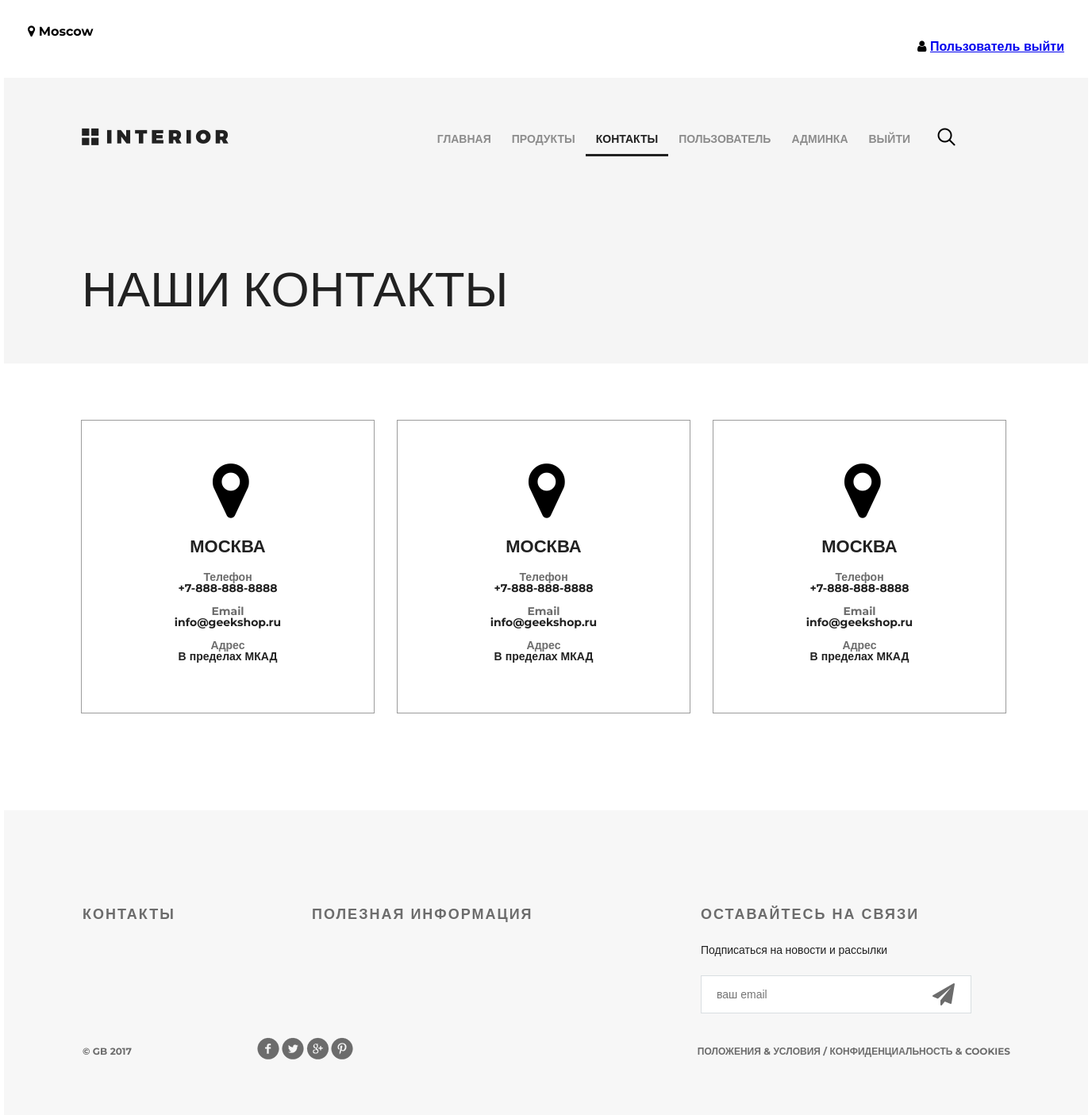
Before: /contact/ (signed in) with the older database file.
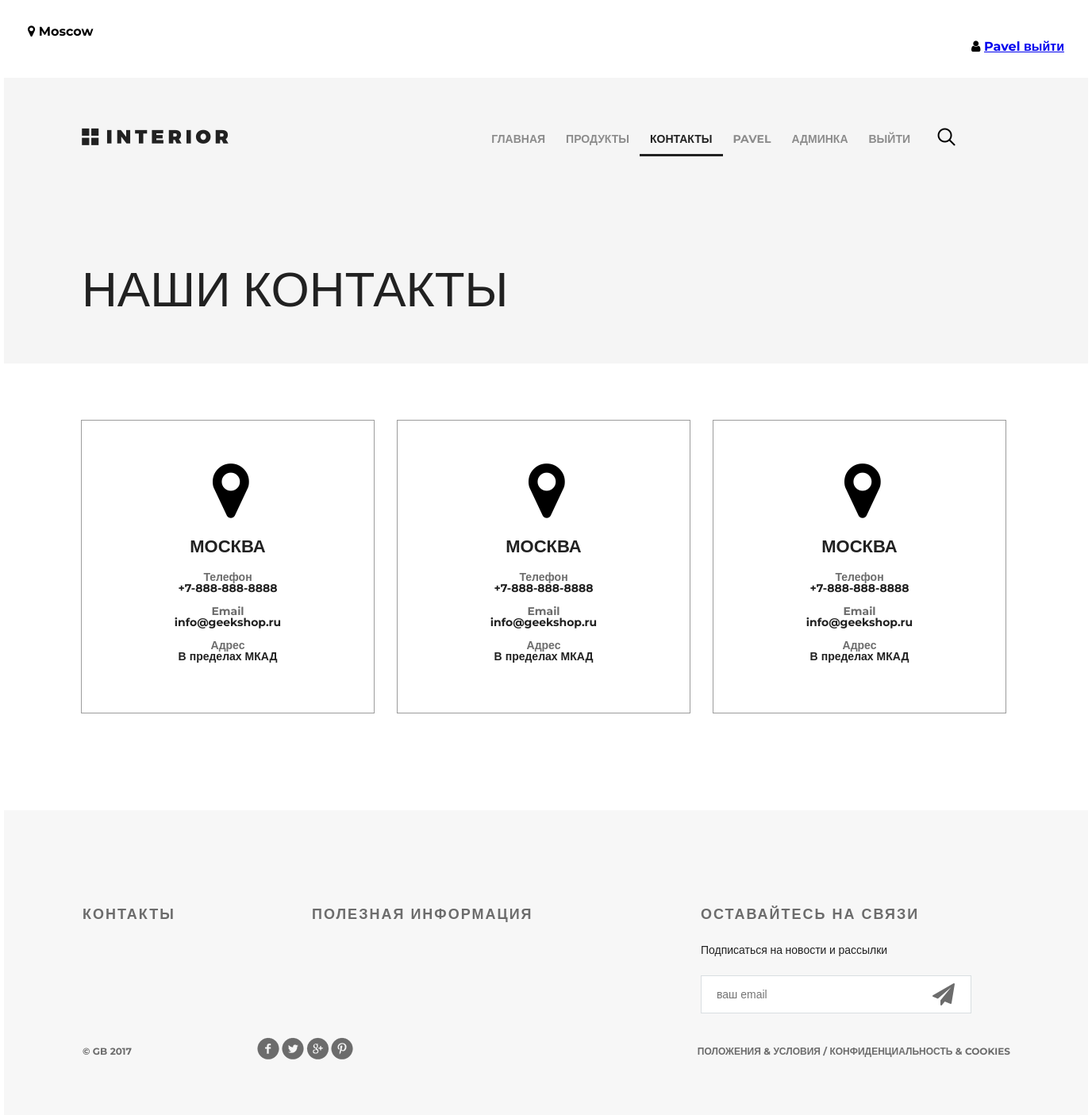
After: the same page with the newer database file.
### authapp/models.py (models this page shows)
class ShopUser(AbstractUser):
    avatar = models.ImageField(upload_to='users_avatars', blank=True)
    age = models.PositiveIntegerField(verbose_name='возраст')

### mainapp/views.py (the view)
# urls.py: path('contact/', contact, name="contact"),
def contact(request):
    content = {
        'title': 'Контакты',
        'main_menu': main_menu,
        'user_info': user,
    }
    return render(request, 'mainapp/contact.html', content)

### mainapp/templates/mainapp/contact.html (shortened to what this page needs)
{% extends 'mainapp/base.html' %}
{% load static %}
	{% block menu %}
		<div class="hero">
			<div class="header clearfix">
				<a href="index.html" class="logo"></a>
				{% include 'includes/main_menu.html' %}
				<a href="#" class="search"></a>
                <a href="#" class="basket"></a>
			</div>
			<h1>наши контакты</h1>
		</div>
	{% endblock %}
	{% block content %}
		<div class="location">
			<div class="location-1">
				<i class="fa fa-map-marker fa-5x"></i>
				<h4>Москва</h4>
				<div class="contacts">
					<h5>Телефон</h5>
					<p>+7-888-888-8888</p>
				</div>
				<div class="contacts">
					<h5>Email</h5>
					<p>info@geekshop.ru</p>
				</div>
				<div class="contacts">
					<h5>Адрес</h5>
					<p>В пределах МКАД</p>
				</div>
			</div>
			<div class="location-1">
				<i class="fa fa-map-marker fa-5x"></i>
				<h4>Москва</h4>
				<div class="contacts">
					<h5>Телефон</h5>
					<p>+7-888-888-8888</p>
				</div>
				<div class="contacts">
					<h5>Email</h5>
					<p>info@geekshop.ru</p>
				</div>
				<div class="contacts">
					<h5>Адрес</h5>
					<p>В пределах МКАД</p>
				</div>
			</div>
			<div class="location-1">
				<i class="fa fa-map-marker fa-5x"></i>
				<h4>Москва</h4>
				<div class="contacts">
					<h5>Телефон</h5>
					<p>+7-888-888-8888</p>
				</div>
				<div class="contacts">
					<h5>Email</h5>
					<p>info@geekshop.ru</p>
				</div>
				<div class="contacts">
					<h5>Адрес</h5>
					<p>В пределах МКАД</p>
				</div>
			</div>
		</div>
		<div class="clr"></div>
	{% endblock %}

### mainapp/templates/mainapp/base.html (shortened to what this page needs)
<!DOCTYPE html>
{% load static %}
<html>
<head>
   {% block css %}
        <link rel="stylesheet" type="text/css" href="{% static 'style.css' %}">
        <link rel="stylesheet" href="{% static 'fonts/font-awesome/css/font-awesome.css' %}">
    {% endblock %}
</head>
<body>
    <div class="container">
       <div class="info">
           <div align="left">
              <i class="fa fa-map-marker" aria-hidden="true"></i><b> {{ user_info.city }}</b>
           </div>
           <div align="right" class = "user_status">
              <i class="fa fa-user" aria-hidden="true"></i><b>
                               {% if user.is_authenticated %}
                                     <a href="{% url 'auth:edit' %}">
                                {{ user.first_name|default:'Пользователь' }}
                                     </a>
                                {% endif %}
                                {% if user.is_authenticated %}
                                    <a href="{% url 'auth:logout' %}">выйти</a>
                                {% else %}
                                    <a href="{% url 'auth:login' %}">войти</a>
                                    <i class="fa fa-star" aria-hidden="true"></i>
                                    <a href="{% url 'auth:register' %}" class="btn btn-primary"> регистрация</a>
                                {% endif %}
           </b>
           </div>
       </div>
        {% block menu %}
        {% endblock %}
        {% block content %}
        {% endblock %}
    </div>
    <div class="footer">
        <div class="clearfix">
            <div class="text-footer">
                <h3>контакты</h3>
            </div>
            <div class="text-footer">
                <h3>полезная информация</h3>
            </div>
            <div class="text-footer clearfix">
                <h3>Оставайтесь на связи</h3>
                <p>Подписаться на новости и рассылки</p>
                <form>
                    <input type="email" name="email" placeholder="ваш email">
                    <a href="#"><i class="fa fa-paper-plane fa-2x" aria-hidden="true"></i></a>
                </form>
            </div>
        </div>
        <p class="small">&copy; GB 2017</p>
        <div class="social">
            <a href="#" class="social1"></a>
            <a href="#" class="social2"></a>
            <a href="#" class="social3"></a>
            <a href="#" class="social4"></a>
        </div>
        <p class="small">Положения &amp; Условия  /  Конфиденциальность &amp; Cookies</p>
    </div>
</body>
</html>

### mainapp/templates/includes/main_menu.html (shortened to what this page needs)
<ul class="menu">
    {% for section in main_menu %}
    <li>
                        <a href="{% url section.menu_section %}"
                           class="{% if request.resolver_match.view_name == section.menu_section %} active {% endif %}">
                            {{ section.name }}
                        </a>
    </li>
    {% endfor %}
    {% if user.is_authenticated %}
        <li>
            <a href="{% url 'auth:edit' %}">
                {{ user.first_name|default:'Пользователь' }}
            </a>
        </li>
    {% endif %}
    {% if user.is_superuser %}
        <li>
            <a href="{% url 'admin:users' %}">админка</a>
        </li>
    {% endif %}
        <li>
            {% if user.is_authenticated %}
              <a href="{% url 'auth:logout' %}">выйти</a>
            {% else %}
              <a href="{% url 'auth:login' %}">войти</a>
            {% endif %}
        </li>
        <a href="{% url 'basket:view' %}" class="basket">
        </a>
</ul>

Changed rows visible on the page:
changed ShopUser: first_name "Пользователь" → "Pavel"; first_name "ПОЛЬЗОВАТЕЛЬ" → "PAVEL"
